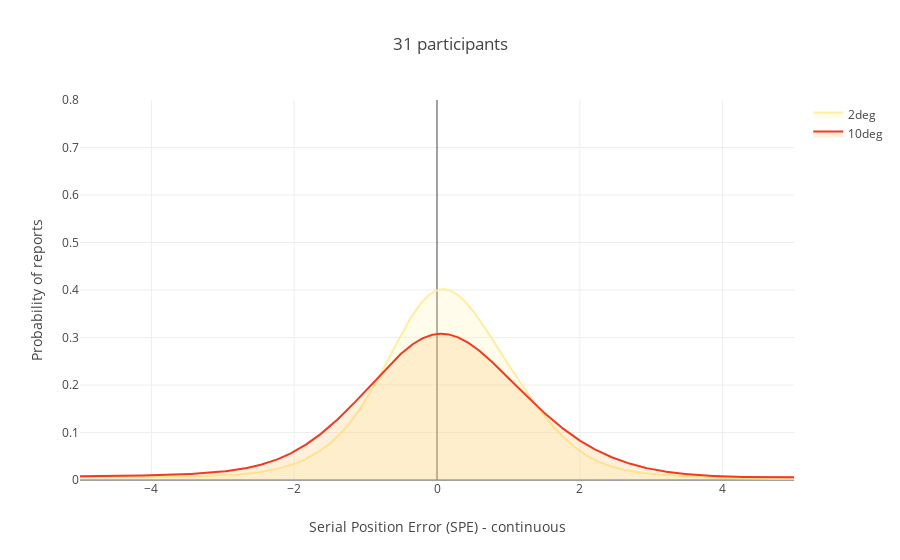

Notebook cell for this chart:
### Code cell
trace_data = []
distributions = []
fill_colors = ['rgba(255,237,160,0.2)', 'rgba(254,178,76,0.2)', 'rgba(240,59,32,0.2)']
for j,e in enumerate(cuePosdata['cueEccentricity1'].unique().sort()):
        ecc_data = cuePosdata[cuePosdata['cueEccentricity1']==e]
        X = ecc_data['responsePosRelative0'].to_numpy()
        # Gaussian KDE
        #kde = KernelDensity(kernel='gaussian').fit(X)
        kde = gaussian_kde(X)
        log_dens = kde(X_plot)
        distributions.append({'ecc' : ecc, 'dist' : X, 'dens': log_dens})
        trace_data.append(go.Scatter(x = X_plot, y = log_dens,
                                  mode='lines', fill = 'tozeroy', fillcolor = fill_colors[j], name = str(e) + 'deg', line = dict(color = colors[j], width = 2) ))
        
fig = tools.make_subplots(rows=1, cols=1)
fig['layout'].update(barmode='group', title = str(int(len(data)/280))+' participants')
fig['layout']['xaxis1'].update(title='Serial Position Error (SPE) - continuous')
fig['layout']['yaxis1'].update(title='Probability of reports', range = [0,0.8])
for i in range(ecc_length):
    fig.add_trace(trace_data[i], 1, 1)
iplot(fig, filename='SPE_distributions_curve_fits_zoomed_in')

### Figure 1 — Plotly figure (JSON) as saved in the notebook; plotly's stock layout.template omitted (floating-point values rounded to 4 significant figures; data arrays with more than 128 entries replaced by an {"elided": "..."} marker saying what was removed)
{"data": [{"fill": "tozeroy", "fillcolor": "rgba(255,237,160,0.2)", "line": {"color": "rgb(255,237,160)", "width": 2}, "mode": "lines", "name": "2deg", "type": "scatter", "uid": "548263ee-0e5a-4c48-8305-9d81a8dad0ad", "x": {"elided": "1000 float values"}, "xaxis": "x", "y": {"elided": "1000 float values"}, "yaxis": "y"}, {"fill": "tozeroy", "fillcolor": "rgba(254,178,76,0.2)", "line": {"color": "rgb(240,59,32)", "width": 2}, "mode": "lines", "name": "10deg", "type": "scatter", "uid": "f449dd05-2006-454e-af82-be2ef22b1525", "x": {"elided": "1000 float values"}, "xaxis": "x", "y": {"elided": "1000 float values"}, "yaxis": "y"}], "layout": {"barmode": "group", "title": {"text": "31 participants"}, "xaxis": {"anchor": "y", "domain": [0, 1], "title": {"text": "Serial Position Error (SPE) - continuous"}}, "yaxis": {"anchor": "x", "domain": [0, 1], "range": [0, 0.8], "title": {"text": "Probability of reports"}}}}
